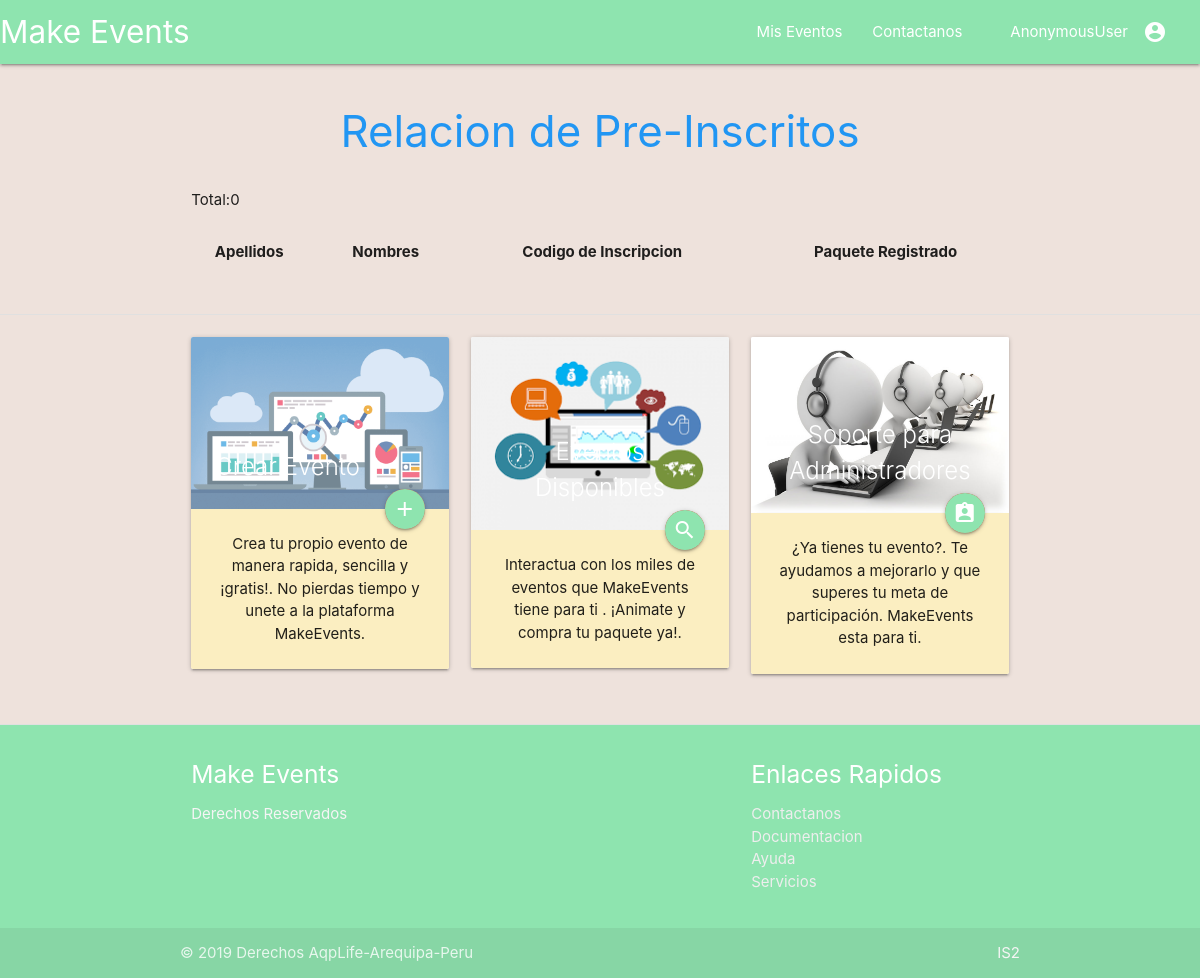
The page /eventos/2/gestionar_preinscrito on the database as committed earlier.
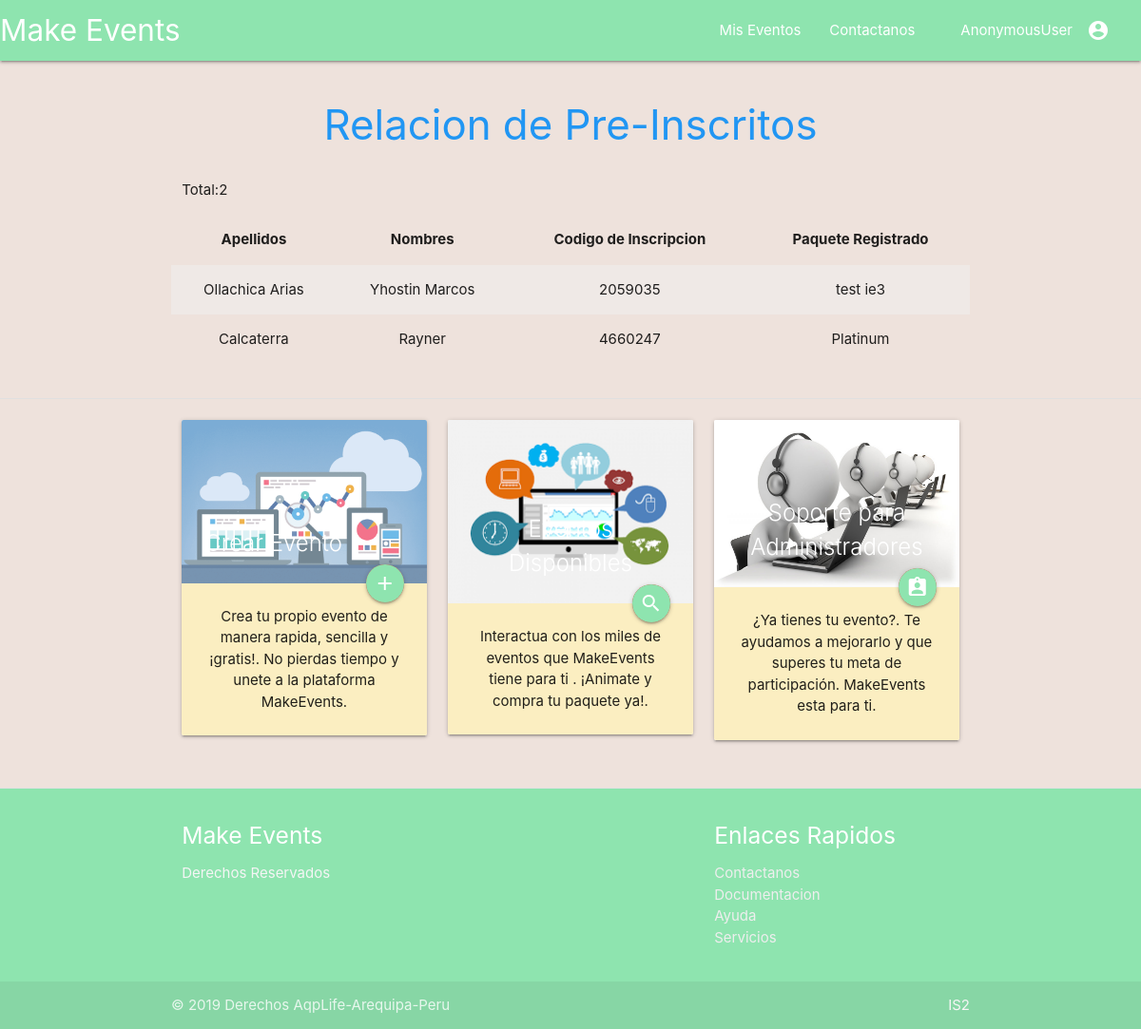
The same page on the database as committed later.
### eventos/models.py (models this page shows, shortened)
class Inscrito(models.Model):
	inscripcion_opciones=[
		(False,'Pre-Inscrito'),
		(True,'Inscrito'),
	]
	profile 			=models.ForeignKey(Profile,on_delete=models.CASCADE)
	evento 				=models.ForeignKey(Evento,on_delete=models.CASCADE)
	paquete				=models.ForeignKey(Paquete,on_delete=models.CASCADE)
	codigo_inscripcion	=models.IntegerField(default=random.randint(1000000,5000000))
	estado_inscripcion 	=models.BooleanField(choices=inscripcion_opciones,default=False)

class Profile(models.Model):
	user 				= models.OneToOneField(User, on_delete=models.CASCADE)
	tipo_idenficacion	= models.CharField(max_length=30)
	identificacion		= models.IntegerField(default=0)

class Paquete(models.Model):
	evento 				=models.ForeignKey(Evento,on_delete=models.CASCADE)
	nombre 				=models.CharField(max_length=30)
	descripcion			=models.CharField(max_length=100)
	costo				=models.FloatField(default=0)
	actividad 			=models.ManyToManyField(Actividad)
	def __str__(self):
		return self.nombre

### eventos/views_modulo_configuracion.py (the view, shortened to what this page needs)
# urls.py: path('<int:evento_id>/gestionar_preinscrito',views.Gestionar_PreInscritoDetailView.as_view(),name='gestionar_preinscrito'),
class Gestionar_PreInscritoDetailView(DetailView):
    template_name       ='eventos/gestionar_preinscrito.html'
    context             ={
    }
    def get(self, request, *args, **kwargs):
        evento                      =   Evento.objects.get(pk=self.kwargs.get("evento_id"))
        self.context['evento']      =   evento
        preinscrito                 =   Inscrito.objects.filter(evento=evento.id,estado_inscripcion=False).count()
        self.context['preinscrito'] =   preinscrito
        return render(request,self.template_name,self.context)

### eventos/templates/eventos/gestionar_preinscrito.html (shortened to what this page needs)
{%extends 'eventos/index.html'%}
{% load static %}
{%block section_1%}
	<div class="container row section">
		<div class="col s12 blue-text center-align">
			<h3>Relacion de Pre-Inscritos</h3>
		</div>
		<div class="col s4">
			<p>Total:{{preinscrito}}</p>
		</div>
		<table class="centered striped">
			<thead>
				<tr>
					<th>Apellidos</th>
					<th>Nombres</th>
					<th>Codigo de Inscripcion</th>
					<th>Paquete Registrado</th>
				</tr>
			</thead>
			<tbody>
				{%for inscrito in evento.inscrito_set.all%}
					{%if not inscrito.estado_inscripcion%}
					<tr>
						<td>{{inscrito.profile.user.last_name}}</td>
						<td>{{inscrito.profile.user.first_name}}</td>
						<td>{{inscrito.codigo_inscripcion}}</td>
						<td>{{inscrito.paquete}}</td>
					{%endif%}
					</tr>
				{%endfor%}
			</tbody>
		</table>
	</div>
{%endblock%}

Rows that differ between the two databases and show on the page:
now on this page (row edited): Inscrito: profile.user.last_name "Ollachica Arias", profile.user.first_name "Yhostin Marcos", codigo_inscripcion "2059035", paquete "test ie3"
added Inscrito: profile.user.last_name "Calcaterra", profile.user.first_name "Rayner", codigo_inscripcion "4660247", paquete "Platinum"
Other text that changed with them:
{{ preinscrito }}: "0" → "2"
